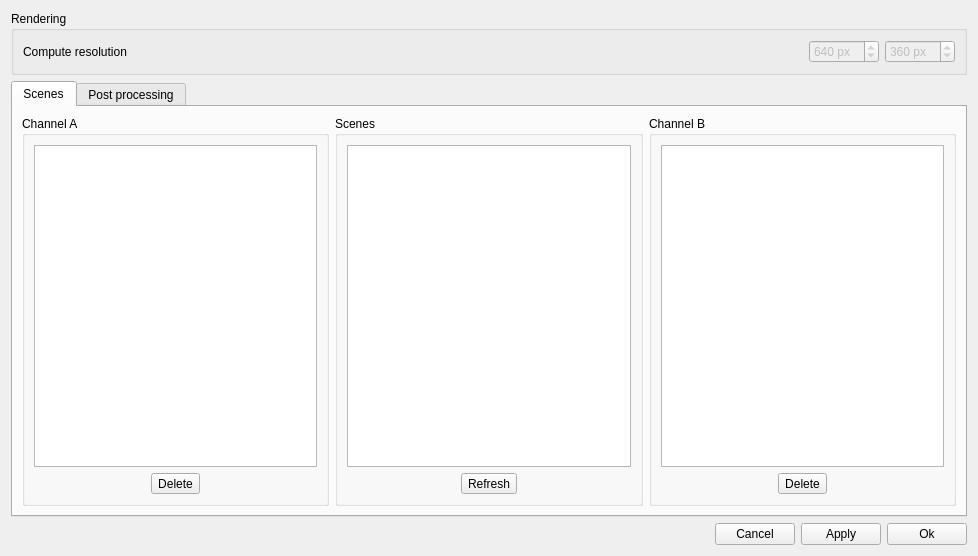
<?xml version="1.0" encoding="UTF-8"?>
<ui version="4.0">
 <class>VisualManager</class>
 <widget class="QWidget" name="VisualManager">
  <property name="geometry">
   <rect>
    <x>0</x>
    <y>0</y>
    <width>978</width>
    <height>556</height>
   </rect>
  </property>
  <property name="windowTitle">
   <string>Visual manager</string>
  </property>
  <property name="windowIcon">
   <iconset resource="res.qrc">
    <normaloff>:/res/img/setting_visual.png</normaloff>:/res/img/setting_visual.png</iconset>
  </property>
  <layout class="QVBoxLayout" name="verticalLayout">
   <item>
    <widget class="QGroupBox" name="groupBox_7">
     <property name="title">
      <string>Rendering</string>
     </property>
     <layout class="QVBoxLayout" name="verticalLayout_7">
      <item>
       <layout class="QHBoxLayout" name="horizontalLayout_7">
        <item>
         <widget class="QLabel" name="label">
          <property name="text">
           <string>Compute resolution</string>
          </property>
         </widget>
        </item>
        <item>
         <spacer name="horizontalSpacer_8">
          <property name="orientation">
           <enum>Qt::Horizontal</enum>
          </property>
          <property name="sizeHint" stdset="0">
           <size>
            <width>40</width>
            <height>20</height>
           </size>
          </property>
         </spacer>
        </item>
        <item>
         <widget class="QSpinBox" name="spinBox_2">
          <property name="enabled">
           <bool>false</bool>
          </property>
          <property name="minimumSize">
           <size>
            <width>4</width>
            <height>0</height>
           </size>
          </property>
          <property name="suffix">
           <string> px</string>
          </property>
          <property name="minimum">
           <number>4</number>
          </property>
          <property name="maximum">
           <number>4096</number>
          </property>
          <property name="singleStep">
           <number>1</number>
          </property>
          <property name="value">
           <number>640</number>
          </property>
         </widget>
        </item>
        <item>
         <widget class="QSpinBox" name="spinBox">
          <property name="enabled">
           <bool>false</bool>
          </property>
          <property name="minimumSize">
           <size>
            <width>0</width>
            <height>0</height>
           </size>
          </property>
          <property name="suffix">
           <string> px</string>
          </property>
          <property name="prefix">
           <string/>
          </property>
          <property name="minimum">
           <number>4</number>
          </property>
          <property name="maximum">
           <number>4096</number>
          </property>
          <property name="singleStep">
           <number>1</number>
          </property>
          <property name="value">
           <number>360</number>
          </property>
         </widget>
        </item>
       </layout>
      </item>
     </layout>
    </widget>
   </item>
   <item>
    <widget class="QTabWidget" name="tabWidget">
     <property name="currentIndex">
      <number>0</number>
     </property>
     <widget class="QWidget" name="tab">
      <attribute name="title">
       <string>Scenes</string>
      </attribute>
      <layout class="QVBoxLayout" name="verticalLayout_6">
       <item>
        <layout class="QHBoxLayout" name="horizontalLayout">
         <item>
          <widget class="QGroupBox" name="groupBox_2">
           <property name="title">
            <string>Channel A</string>
           </property>
           <layout class="QVBoxLayout" name="verticalLayout_3">
            <item>
             <widget class="QListWidget" name="chanAList">
              <property name="acceptDrops">
               <bool>true</bool>
              </property>
              <property name="dragEnabled">
               <bool>true</bool>
              </property>
              <property name="dragDropMode">
               <enum>QAbstractItemView::DragDrop</enum>
              </property>
              <property name="defaultDropAction">
               <enum>Qt::MoveAction</enum>
              </property>
              <property name="alternatingRowColors">
               <bool>true</bool>
              </property>
             </widget>
            </item>
            <item>
             <layout class="QHBoxLayout" name="horizontalLayout_5">
              <item>
               <spacer name="horizontalSpacer_2">
                <property name="orientation">
                 <enum>Qt::Horizontal</enum>
                </property>
                <property name="sizeHint" stdset="0">
                 <size>
                  <width>40</width>
                  <height>20</height>
                 </size>
                </property>
               </spacer>
              </item>
              <item>
               <widget class="QToolButton" name="deleteAButton">
                <property name="text">
                 <string>Delete</string>
                </property>
               </widget>
              </item>
              <item>
               <spacer name="horizontalSpacer_5">
                <property name="orientation">
                 <enum>Qt::Horizontal</enum>
                </property>
                <property name="sizeHint" stdset="0">
                 <size>
                  <width>40</width>
                  <height>20</height>
                 </size>
                </property>
               </spacer>
              </item>
             </layout>
            </item>
           </layout>
          </widget>
         </item>
         <item>
          <widget class="QGroupBox" name="groupBox">
           <property name="title">
            <string>Scenes</string>
           </property>
           <layout class="QVBoxLayout" name="verticalLayout_2">
            <item>
             <widget class="QListWidget" name="sceneList">
              <property name="dragEnabled">
               <bool>false</bool>
              </property>
              <property name="dragDropMode">
               <enum>QAbstractItemView::DragOnly</enum>
              </property>
              <property name="alternatingRowColors">
               <bool>true</bool>
              </property>
              <property name="selectionMode">
               <enum>QAbstractItemView::ExtendedSelection</enum>
              </property>
             </widget>
            </item>
            <item>
             <layout class="QHBoxLayout" name="horizontalLayout_8">
              <item>
               <spacer name="horizontalSpacer_10">
                <property name="orientation">
                 <enum>Qt::Horizontal</enum>
                </property>
                <property name="sizeHint" stdset="0">
                 <size>
                  <width>40</width>
                  <height>20</height>
                 </size>
                </property>
               </spacer>
              </item>
              <item>
               <widget class="QToolButton" name="refreshScene">
                <property name="text">
                 <string>Refresh</string>
                </property>
               </widget>
              </item>
              <item>
               <spacer name="horizontalSpacer_9">
                <property name="orientation">
                 <enum>Qt::Horizontal</enum>
                </property>
                <property name="sizeHint" stdset="0">
                 <size>
                  <width>40</width>
                  <height>20</height>
                 </size>
                </property>
               </spacer>
              </item>
             </layout>
            </item>
           </layout>
          </widget>
         </item>
         <item>
          <widget class="QGroupBox" name="groupBox_3">
           <property name="title">
            <string>Channel B</string>
           </property>
           <layout class="QVBoxLayout" name="verticalLayout_4">
            <item>
             <widget class="QListWidget" name="chanBList">
              <property name="acceptDrops">
               <bool>true</bool>
              </property>
              <property name="dragEnabled">
               <bool>true</bool>
              </property>
              <property name="dragDropMode">
               <enum>QAbstractItemView::DragDrop</enum>
              </property>
              <property name="defaultDropAction">
               <enum>Qt::MoveAction</enum>
              </property>
              <property name="alternatingRowColors">
               <bool>true</bool>
              </property>
             </widget>
            </item>
            <item>
             <layout class="QHBoxLayout" name="horizontalLayout_6">
              <item>
               <spacer name="horizontalSpacer_3">
                <property name="orientation">
                 <enum>Qt::Horizontal</enum>
                </property>
                <property name="sizeHint" stdset="0">
                 <size>
                  <width>40</width>
                  <height>20</height>
                 </size>
                </property>
               </spacer>
              </item>
              <item>
               <widget class="QToolButton" name="deleteBButton">
                <property name="text">
                 <string>Delete</string>
                </property>
               </widget>
              </item>
              <item>
               <spacer name="horizontalSpacer_6">
                <property name="orientation">
                 <enum>Qt::Horizontal</enum>
                </property>
                <property name="sizeHint" stdset="0">
                 <size>
                  <width>40</width>
                  <height>20</height>
                 </size>
                </property>
               </spacer>
              </item>
             </layout>
            </item>
           </layout>
          </widget>
         </item>
        </layout>
       </item>
      </layout>
     </widget>
     <widget class="QWidget" name="tab_2">
      <attribute name="title">
       <string>Post processing</string>
      </attribute>
      <layout class="QHBoxLayout" name="horizontalLayout_4">
       <item>
        <widget class="QGroupBox" name="groupBox_4">
         <property name="title">
          <string>FX list</string>
         </property>
         <layout class="QVBoxLayout" name="verticalLayout_8">
          <item>
           <widget class="QListWidget" name="postFXList">
            <property name="acceptDrops">
             <bool>true</bool>
            </property>
            <property name="dragEnabled">
             <bool>true</bool>
            </property>
            <property name="dragDropMode">
             <enum>QAbstractItemView::DragOnly</enum>
            </property>
            <property name="alternatingRowColors">
             <bool>true</bool>
            </property>
            <property name="selectionMode">
             <enum>QAbstractItemView::ExtendedSelection</enum>
            </property>
           </widget>
          </item>
          <item>
           <layout class="QHBoxLayout" name="horizontalLayout_9">
            <item>
             <spacer name="horizontalSpacer_12">
              <property name="orientation">
               <enum>Qt::Horizontal</enum>
              </property>
              <property name="sizeHint" stdset="0">
               <size>
                <width>40</width>
                <height>20</height>
               </size>
              </property>
             </spacer>
            </item>
            <item>
             <widget class="QToolButton" name="refreshPostFX">
              <property name="text">
               <string>Refresh</string>
              </property>
             </widget>
            </item>
            <item>
             <spacer name="horizontalSpacer_11">
              <property name="orientation">
               <enum>Qt::Horizontal</enum>
              </property>
              <property name="sizeHint" stdset="0">
               <size>
                <width>40</width>
                <height>20</height>
               </size>
              </property>
             </spacer>
            </item>
           </layout>
          </item>
         </layout>
        </widget>
       </item>
       <item>
        <widget class="QGroupBox" name="groupBox_5">
         <property name="title">
          <string>Post processing </string>
         </property>
         <layout class="QVBoxLayout" name="verticalLayout_5">
          <item>
           <widget class="QListWidget" name="FXList">
            <property name="acceptDrops">
             <bool>true</bool>
            </property>
            <property name="dragEnabled">
             <bool>true</bool>
            </property>
            <property name="dragDropMode">
             <enum>QAbstractItemView::DragDrop</enum>
            </property>
            <property name="defaultDropAction">
             <enum>Qt::MoveAction</enum>
            </property>
            <property name="alternatingRowColors">
             <bool>true</bool>
            </property>
           </widget>
          </item>
          <item>
           <layout class="QHBoxLayout" name="horizontalLayout_10">
            <item>
             <spacer name="horizontalSpacer_4">
              <property name="orientation">
               <enum>Qt::Horizontal</enum>
              </property>
              <property name="sizeHint" stdset="0">
               <size>
                <width>40</width>
                <height>20</height>
               </size>
              </property>
             </spacer>
            </item>
            <item>
             <widget class="QToolButton" name="deletePostButton">
              <property name="text">
               <string>Delete</string>
              </property>
             </widget>
            </item>
            <item>
             <spacer name="horizontalSpacer_7">
              <property name="orientation">
               <enum>Qt::Horizontal</enum>
              </property>
              <property name="sizeHint" stdset="0">
               <size>
                <width>40</width>
                <height>20</height>
               </size>
              </property>
             </spacer>
            </item>
           </layout>
          </item>
         </layout>
        </widget>
       </item>
      </layout>
     </widget>
    </widget>
   </item>
   <item>
    <layout class="QHBoxLayout" name="horizontalLayout_2">
     <item>
      <spacer name="horizontalSpacer">
       <property name="orientation">
        <enum>Qt::Horizontal</enum>
       </property>
       <property name="sizeHint" stdset="0">
        <size>
         <width>40</width>
         <height>20</height>
        </size>
       </property>
      </spacer>
     </item>
     <item>
      <widget class="QPushButton" name="cancelButton">
       <property name="text">
        <string>Cancel</string>
       </property>
      </widget>
     </item>
     <item>
      <widget class="QPushButton" name="applyButton">
       <property name="text">
        <string>Apply</string>
       </property>
      </widget>
     </item>
     <item>
      <widget class="QPushButton" name="okButton">
       <property name="text">
        <string>Ok</string>
       </property>
      </widget>
     </item>
    </layout>
   </item>
  </layout>
 </widget>
 <resources>
  <include location="res.qrc"/>
 </resources>
 <connections/>
</ui>
